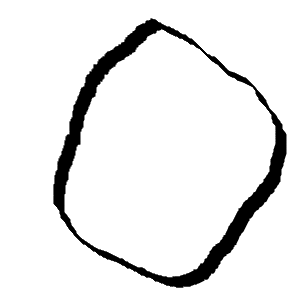
#> input picture mytest/mytest_0.png, 300 x 300 px, found by its file name; its folder holds only this picture in this run
$ jupyter execute --allow-errors p11.ipynb
#> lines starting #> are read from the running program, lines starting #| are printed output that depends on the picture
学年クラス：3C　学籍番号：b2181930　氏名：西村貴志

***
# 演習1.
MNISTのデータは、手書きで書かれた数字の画像データと、その画像に書かれた数字を表すラベルから構成されている。また、訓練データが6万枚、テストデータ1万枚ある。データがきれいに成形されており、精度が出やすい。
***

[cell 1]
import numpy as np
from sklearn.datasets import load_digits
import matplotlib.pyplot as plt

[cell 2]
digits = load_digits()
data_train = digits.images
label_train = digits.target

[cell 3]
mean_images = np.zeros((10,8,8))
fig = plt.figure(figsize=(10,5))
for i in range(10):
  mean_images[i] = data_train[label_train==i].mean(axis=0)
  ax = fig.add_subplot(2, 5, i+1)
  ax.axis('off')
  ax.set_title('train.{0} (n={1})'.format(i, len(data_train[label_train==i])))
  ax.imshow(mean_images[i],cmap=plt.cm.gray, interpolation='none')
plt.show()
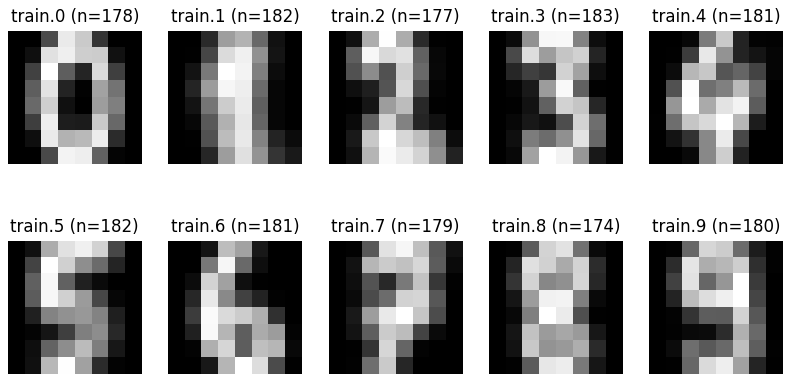
#> figure drawn by matplotlib, 10 panels

***
# 演習2.
***

[cell 4]
from PIL import Image
pil_images = []
#> (the rest of this cell did not finish here and is left out)

[cell 5]
fig = plt.figure(figsize=(10,5))
#> (the rest of this cell did not finish here and is left out)

[cell 6]
pil_images = []
#> (the rest of this cell did not finish here and is left out)

[cell 7]
from sklearn import datasets, svm, metrics
from PIL import Image

digits = datasets.load_digits()
#> digits = 7 items
data_train = digits.images.reshape((digits.images.shape[0],-1))
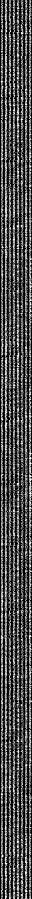
#> data_train: shape (1797, 64) float64 (shown at 1/2 size); min 0, max 16, mean 4.88; drawn with min black and max white
label_train = digits.target
#> label_train = 1797 values, max 9 at index 9, min 0 at index 0, mean 4.49

pil_images = []
#> (the rest of this cell did not finish here and is left out)

[cell 8]
clf = svm.SVC(gamma=0.001, C=10.0)
clf.fit(data_train, label_train)

#> (a cell that did not finish here is left out)

***
# 演習3.
以下の結果から、文字が傾いていると1つも正解できずうまく推論できていないこと、太くしっかりと書くと正解率が60%から90%に上がっていることがわかる。

[cell 10]
def print_images(path: str = ''):
  _pil_images = []
  for i in range(10):
    _pil_image = Image.open(path + str(i) + '.png').convert('L')
    _pil_images.append(_pil_image)
  _fig = plt.figure(figsize=(10,5))
  for i in range(10):
    _ax = _fig.add_subplot(2, 5, i+1)
    _ax.axis('off')
    _ax.set_title(path + str(i))
    _ax.imshow(_pil_images[i],cmap=plt.cm.gray, interpolation='none')
  plt.show()

def load_images(path: str = ''):
  _pil_images = []
  for i in range(10):
    _pil_image = Image.open(path + str(i) + '.png').convert('L')
    _pil_image_resize = _pil_image.resize((8, 8), Image.LANCZOS)
    _pil_images.append(_pil_image)
  _test_data = np.empty((10, 8, 8), dtype=float)
  for i in range(10):
    _pil_image_resize = _pil_images[i].resize((8, 8), Image.LANCZOS)
    _test_data[i] = np.array(_pil_image_resize, dtype=float)
    _test_data[i] = 16 - np.floor(17 * _test_data[i] / 256)
  _test_data = _test_data.reshape((_test_data.shape[0],-1))
  return _test_data

def print_result(label, pred):
  print('テストラベル（正解の数字）')
  print(label)
  print('解析結果（識別した数字）')
  print(pred)
  print("正解率{}%".format(metrics.accuracy_score(label, pred)*100))

#> (a cell that did not finish here is left out)

#> (a cell that did not finish here is left out)
